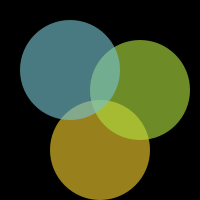
Frame 1 (no input)
Frame 60 (the mouse pressed at the canvas centre just before this capture): identical to frame 1, image omitted
Frame 120 (the mouse held since frame 60 and released just before this capture): identical to frame 1, image omitted

The Processing sketch that drew this single still picture (run headless with seeded random() and noise(); from frame 60 on, the mouse is pressed at the canvas centre):

// Processing sketch: Cores02
// ── Cores02.pde
void setup(){
  size(200, 200);
}

void draw(){
  background(0);
  noStroke();
  smooth();
  fill(242, 204, 47, 160);
  ellipse(100, 150, 100, 100);
  
  fill(174, 221, 60, 160);
  ellipse(140, 90, 100, 100);
  
  fill(116, 193, 206, 160);
  ellipse(70, 70, 100, 100);
  }
